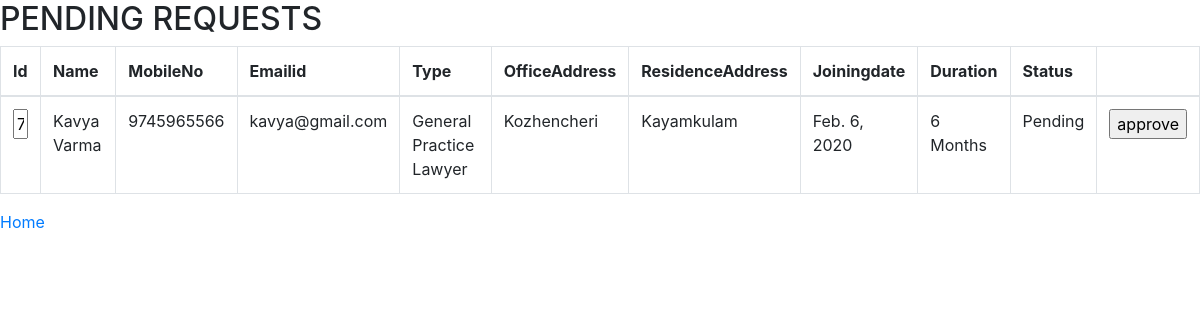
The app's page /viewregistration/ with its own data.
### tba_app/models.py (models this page shows)
class registration(models.Model):
    name=models.CharField(max_length=30)
    mobileno=models.CharField(max_length=50)
    emailid=models.EmailField()
    types=models.CharField(max_length=30)
    officeadd=models.CharField(max_length=50)
    residenceadd=models.CharField(max_length=50)
    joiningdate=models.DateField()
    duration=models.CharField(max_length=20)
    approvedate=models.DateField(null=True,blank=True)
    status=models.CharField(max_length=20,null=True,blank=True)
    password=models.CharField(max_length=20,null=True,blank=True)
    expirydate=models.DateField(null=True,blank=True)
    class meta:
        db_table="registration"

### tba_app/views.py (the view)
# urls.py: path('viewregistration/',views.view_pending_reg,name='viewregistration'),
def view_pending_reg(request):
    queryset=registration.objects.all().filter(status='Pending')
    return render(request,'viewregistration.html',{'authors':queryset})

### tba_app/templates/viewregistration.html (shortened to what this page needs)
<!DOCTYPE html>
<html lang="en">
    <head>
        {%load static%}
        <link href="{%static 'css/styles2.css' %}" rel="stylesheet" />
    </head>
    <body>
        <div>
            <h2>PENDING REQUESTS</h2>
        </div>
        <div>
            <table class="table table-bordered">
                <thead>
                    <tr>
                        <th>Id</th>
                        <th>Name</th>
                        <th>MobileNo</th>
                        <th>Emailid</th>
                        <th>Type</th>
                        <th>OfficeAddress</th>
                        <th>ResidenceAddress</th>
                        <th>Joiningdate</th>
                        <th>Duration</th>
                        <th>Status</th>
                        <th></th>
                    </tr>
                </thead>
                <tbody>
                    {%if authors%}
                    {%for i in authors%}
                    <tr>
                        <form action="{% url 'apprv' %}" method=POST>
                        <td><input type="text" value="{{i.id}}" name="id" style="width: 15px;" readonly></td>
                        <td>{{i.name}}</td>
                        <td>{{i.mobileno}}</td>
                        <td>{{i.emailid}}</td>
                        <td>{{i.types}}</td>
                        <td>{{i.officeadd}}</td>
                        <td>{{i.residenceadd}}</td>
                        <td>{{i.joiningdate}}</td>
                        <td>{{i.duration}}</td>
                        <td>{{i.status}}</td>
                        <td><input type="submit" name="approve" value="approve"></td>
                        </form>
                    </tr>
                    {%endfor %}
                    {%endif %}
                </tbody>
            </table>
        </div>
        <div>
            <a href="{%url 'adminhome' %}">Home</a>
        </div>
    </body>
</html>

### records on screen
registration: id "7", name "Kavya Varma", mobileno "9745965566", emailid "kavya@gmail.com", types "General Practice Lawyer", officeadd "Kozhencheri", residenceadd "Kayamkulam", joiningdate "Feb. 6, 2020", duration "6 Months", status "Pending"
